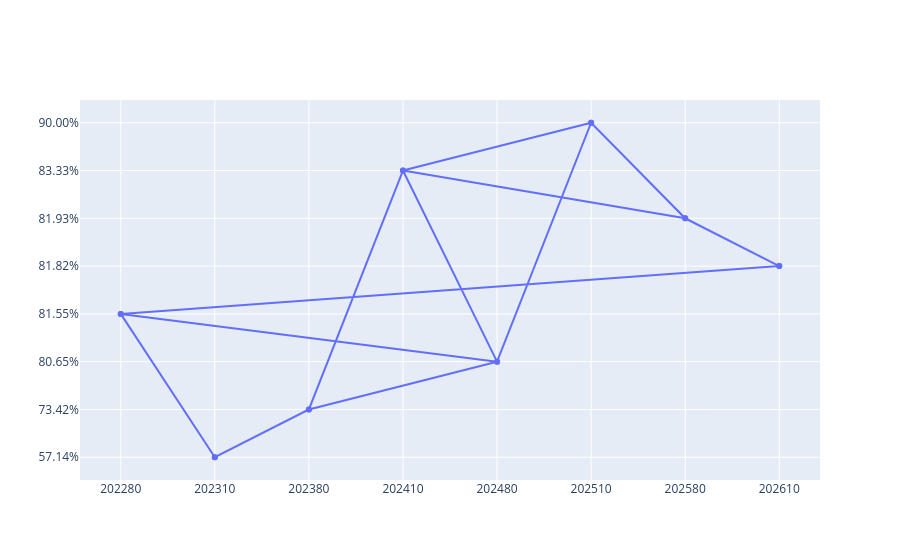

Notebook code for this chart:
### Markdown cell above
So it kind of worked. I got the set terms, but they are trying to do them in a set order and the Y axis didn't flip itself. There was an alternative term to use (reversed) that may fix it, so going to try that. First

### Code cell
fig4 = go.Figure(data = go.Scatter(
    x = aedmtpct["Academic Period"],
    y = aedmtpct["% of Passing Grades"]
))

fig4.update_layout(
    xaxis = dict(
        type = "category",
        categoryorder = "array", #This is trying to dictate they should follow an order
        categoryarray = [202280, 202310, 202380, 202410, 202480, 202510, 202580, 202610] #This is specifying the order
    ),
    yaxis = dict(
        autorange = "reversed", #This is the plan b
        range = [0,100] #Formally defining the range
    )
)

fig4.show()

### Figure 1 — Plotly figure (JSON) as saved in the notebook; plotly's stock layout.template omitted (floating-point values rounded to 4 significant figures)
{"data": [{"type": "scatter", "x": [202510, 202410, 202580, 202610, 202280, 202480, 202380, 202310, 202280, 202310, 202380, 202410, 202480, 202510, 202580, 202610], "y": ["90.00%", "83.33%", "81.93%", "81.82%", "81.55%", "80.65%", "73.42%", "57.14%", "81.55%", "57.14%", "73.42%", "83.33%", "80.65%", "90.00%", "81.93%", "81.82%"]}], "layout": {"xaxis": {"categoryarray": [202280, 202310, 202380, 202410, 202480, 202510, 202580, 202610], "categoryorder": "array", "type": "category"}, "yaxis": {"autorange": "reversed", "range": [0, 100]}}}
